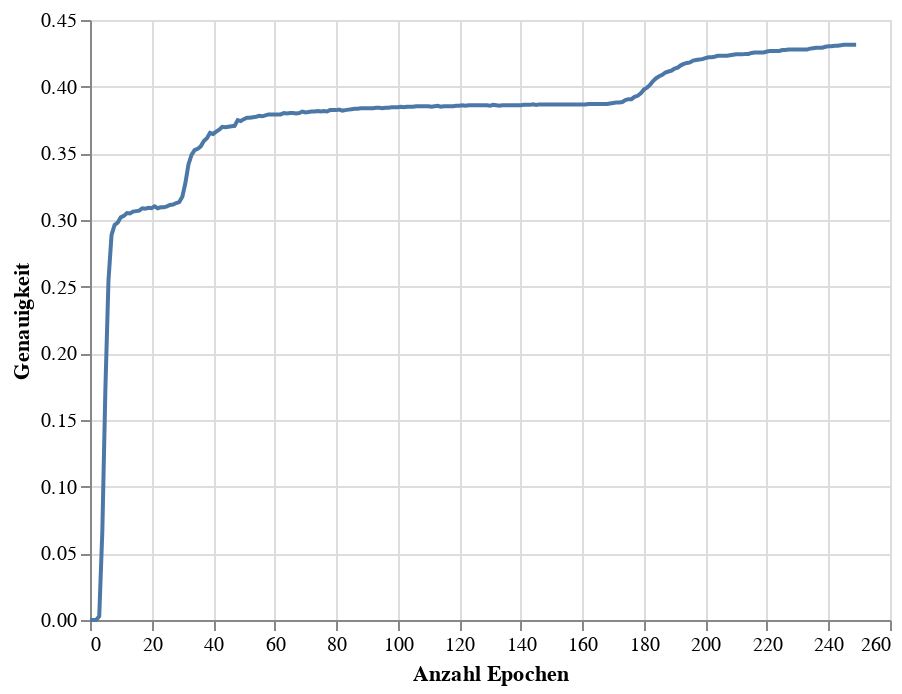

The notebook cell this image was saved under:
### Code cell
accuracy_chart = alt.Chart(accuracy_df).mark_line().encode(
    x=alt.X('Epoch',title = 'Anzahl Epochen'),
    y=alt.Y('Accuracy', title = 'Genauigkeit')
)
accuracy_chart

### Figure 1 — Vega-Lite specification as saved in the notebook (floating-point values rounded to 4 significant figures; data arrays with more than 128 entries replaced by an {"elided": "..."} marker saying what was removed)
{"config": {"view": {"continuousWidth": 400, "continuousHeight": 300}}, "data": {"name": "data-9d65c34dc02916470ab03b09d7665072"}, "mark": "line", "encoding": {"x": {"field": "Epoch", "title": "Anzahl Epochen", "type": "quantitative"}, "y": {"field": "Accuracy", "title": "Genauigkeit", "type": "quantitative"}}, "$schema": "https://vega.github.io/schema/vega-lite/v4.17.0.json", "datasets": {"data-9d65c34dc02916470ab03b09d7665072": {"elided": "250 records"}}}
